Frame 1 (no input): blank canvas, image omitted
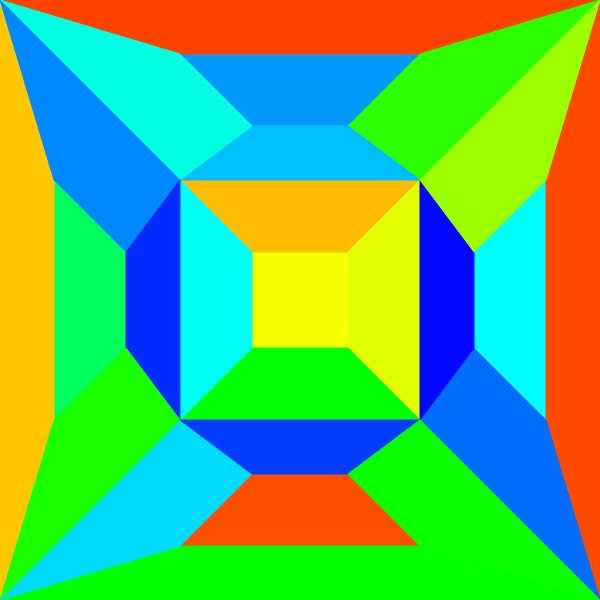
Frame 2 (the mouse pressed at the canvas centre, redrawn once)

The p5.js sketch that drew this single still picture (run headless with seeded random() and noise() and a simulated clock; the mouse was pressed at the canvas centre and the sketch redrawn once):

// p5.js sketch
// ── sketch.js
let p;
let polygons;
let useCenter = false;
function setup() {
  createCanvas(600, 600);
  // noStroke();
  strokeWeight(1);
  colorMode(HSB);
  background(0);
  p = new PrismPolygon([
    createVector(0,0),
    createVector(width, 0),
    createVector(width, height),
    createVector(0, height)
  ])
  polygons = [p];
}

function draw() {
  // background(0);
  let newPolygons = [];
  for(let p of polygons){
    for(let child of p.subShapes()){
      newPolygons.push(child);
    }
    p.show();
  }
  polygons = newPolygons;
  noLoop();
}

function mousePressed(){
  loop();
}

function keyPressed(){
  useCenter = !useCenter;
  if(useCenter){
    p = new Polygon([
      createVector(0,0),
      createVector(width, 0),
      createVector(width, height),
      createVector(0, height)
    ])
    polygons = [p];
  } else {
    p = new PrismPolygon([
      createVector(0,0),
      createVector(width, 0),
      createVector(width, height),
      createVector(0, height)
    ])
    polygons = [p];
  }
  loop()
}

class Polygon {
  constructor(vertices){
    // vertices must be in CW or CCW order
    this.vertices = vertices;
  }

  center(){
    let ans = createVector(0,0);
    for(let v of this.vertices){
      ans.add(v);
    }
    ans.mult(1/this.vertices.length);
    return ans;
  }

  subShapes(){
    let c = this.center();
    let ans = [];
    for(let i = 0; i < this.vertices.length; i++){
      let j = (i + 1) % this.vertices.length;
      let a = this.vertices[i];
      let b = this.vertices[j];
      ans.push(new Polygon([a, b, c]));
    }
    return ans;
  }
  show(){
    let center = this.center();
    point(center.x, center.y)
    let x = map(center.x, 0, width, 0, 128);
    let y = map(center.y, 0, height, 0, 128);
    let hu = random(256);
    fill(hu, 255, 255);
    strokeWeight(1)
    strokeJoin(ROUND)
    stroke(hu, 255, 255);
    beginShape();
    for(let v of this.vertices){
      vertex(v.x, v.y);
    }
    let v = this.vertices[0];
    vertex(v.x, v.y);
    endShape();
  }
}

class PrismPolygon extends Polygon {
  // 4 vertices
  // subshapes is a smaller version of itself inside itself and surroundind trapezoids
  constructor(vertices){
    super(vertices)
  }

  smallerSelf(){
    let center = this.center();
    let vertices = [];
    for(let v of this.vertices){
      vertices.push(p5.Vector.lerp(v, center, 0.6));
    }
    return new PrismPolygon(vertices);
  }

  subShapes(){
    let small = this.smallerSelf();
    let ans = [small];
    for(let i = 0; i < this.vertices.length; i++){
      let j = (i+1) % this.vertices.length;
      let tout = this.vertices[i];
      let tin = this.vertices[j];
      let nout = small.vertices[i];
      let nin = small.vertices[j];
      ans.push(new PrismPolygon([tout, tin, nin, nout]))
    }
    return ans;
  }
}

function rotateAboutCenter(center, v, angle){
  let disp = p5.Vector.sub(v, center);
  disp.rotate(angle);
  return p5.Vector.add(center, disp);
}

class SpiralPolygon extends PrismPolygon {
  constructor(vertices){
    super(vertices)
  }

  rotate(){
    let center = this.center();
    let vertices = [];
    for(let i = 0; i < this.vertices.length; i++){
      vertices.push(rotateAboutCenter(center, this.vertices[i], PI / 20))
    }
    return new SpiralPolygon(vertices);
  }

  smallerSelf(){
    let center = this.center();
    let vertices = [];
    for(let v of this.vertices){
      vertices.push(p5.Vector.lerp(v, center, 0.5));
    }
    return new SpiralPolygon(vertices);
  }

  subShapes(){
    let small = this.smallerSelf().rotate();
    let ans = [small];
    for(let i = 0; i < this.vertices.length; i++){
      let j = (i+1) % this.vertices.length;
      let tout = this.vertices[i];
      let tin = this.vertices[j];
      let nout = small.vertices[i];
      let nin = small.vertices[j];
      ans.push(new SpiralPolygon([tout, tin, nin, nout]))
    }
    return ans;
  }
}

// ── style.css
html, body {
  height: 100%;
}

body {
  margin: 0;
  display: flex;

  /* This centers our sketch horizontally. */
  /* justify-content: center; */

  /* This centers our sketch vertically. */
  /* align-items: center; */
}
